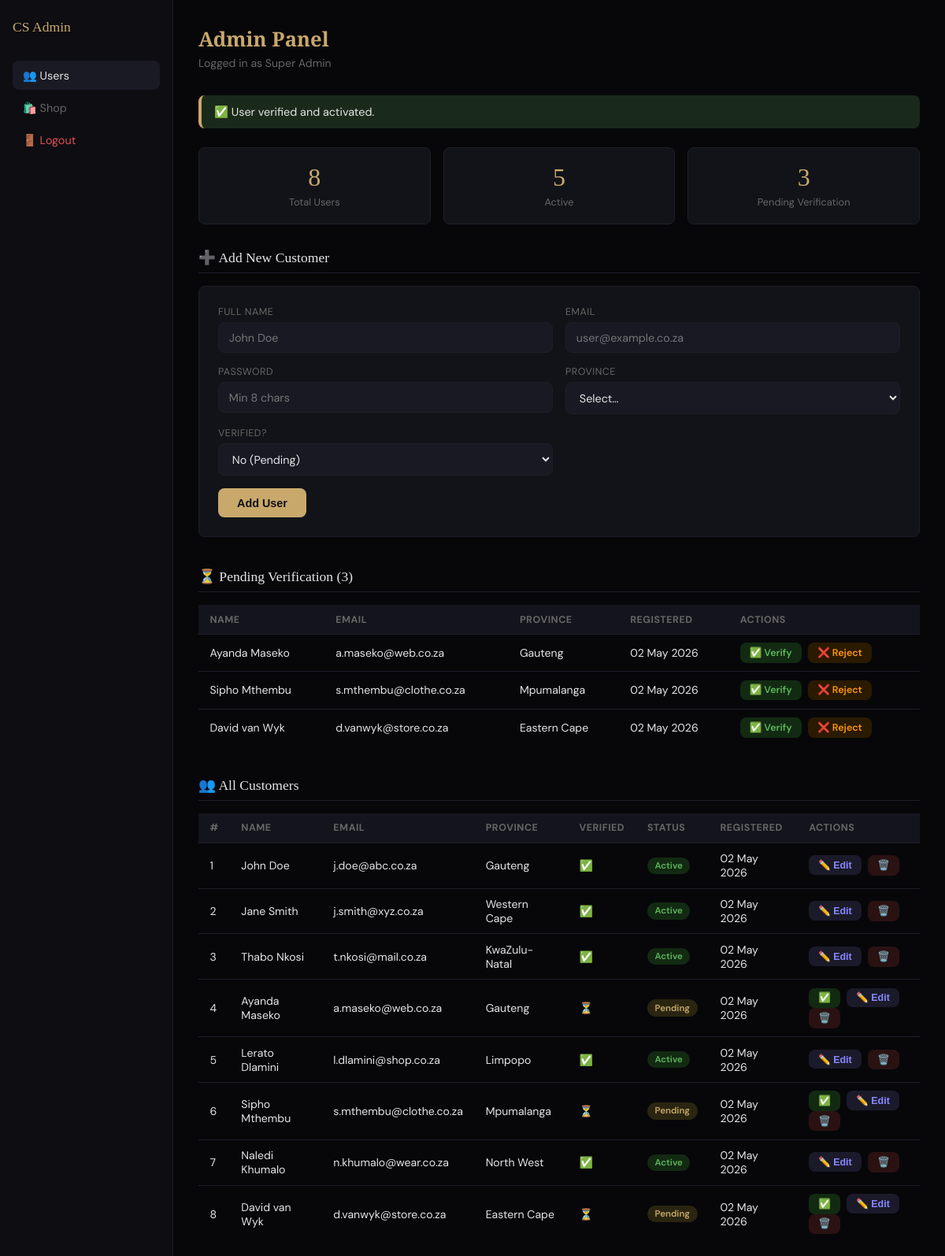
The page /admin/index.php?verify=4 (signed in) on the database its author committed.
### tables this page shows
CREATE TABLE IF NOT EXISTS tblUser (
    userID      INT AUTO_INCREMENT PRIMARY KEY,
    fullName    VARCHAR(100)        NOT NULL,
    email       VARCHAR(150)        NOT NULL UNIQUE,
    password    VARCHAR(255)        NOT NULL,    
    province    VARCHAR(50)         DEFAULT NULL,
    isVerified  TINYINT(1)          NOT NULL DEFAULT 0,   
    status      ENUM('active','inactive','pending') NOT NULL DEFAULT 'pending',
    role        ENUM('buyer','seller')      NOT NULL DEFAULT 'buyer',
    createdAt   DATETIME            NOT NULL DEFAULT CURRENT_TIMESTAMP
);

### admin/index.php (the view, shortened to what this page needs)
<?php
require_once '../DBConn.php';
$msg = '';
if (isset($_GET['verify'])) {
    $msg = "✅ User verified and activated.";
}
$users = $conn->query(
    "SELECT userID, fullName, email, province, isVerified, status, createdAt
     FROM tblUser ORDER BY createdAt DESC"
)->fetch_all(MYSQLI_ASSOC);
$totalUsers   = count($users);
$pending      = count(array_filter($users, fn($u) => $u['status'] === 'pending'));
$active       = count(array_filter($users, fn($u) => $u['status'] === 'active'));
?>
<!DOCTYPE html>
<html lang="en">
<head>
</head>
<body>
<aside>
  <span class="sidebar-logo">CS Admin</span>
  <a href="index.php" class="nav-item active">👥 Users</a>
  <a href="../shop.php" class="nav-item">🛍️ Shop</a>
  <a href="logout.php" class="nav-item danger">🚪 Logout</a>
</aside>
<main>
  <h1>Admin Panel</h1>
  <p class="admin-sub">Logged in as <?= htmlspecialchars($_SESSION['adminName']) ?></p>
  <?php if ($msg): ?>
    <div class="msg"><?= htmlspecialchars($msg) ?></div>
  <?php endif; ?>
  <div class="stats">
    <div class="stat-card"><div class="stat-num"><?= $totalUsers ?></div><div class="stat-lbl">Total Users</div></div>
    <div class="stat-card"><div class="stat-num"><?= $active ?></div><div class="stat-lbl">Active</div></div>
    <div class="stat-card"><div class="stat-num"><?= $pending ?></div><div class="stat-lbl">Pending Verification</div></div>
  </div>
  <div class="section-title">➕ Add New Customer</div>
  <div class="form-card">
    <form method="POST">
      <div class="form-grid">
        <div class="form-group"><label>Full Name</label><input type="text" name="fullName" placeholder="John Doe" required></div>
        <div class="form-group"><label>Email</label><input type="email" name="email" placeholder="user@example.co.za" required></div>
        <div class="form-group"><label>Password</label><input type="password" name="password" placeholder="Min 8 chars" required></div>
        <div class="form-group">
          <label>Province</label>
          <select name="province" required>
            <option value="">Select…</option>
          </select>
        </div>
        <div class="form-group">
          <label>Verified?</label>
          <select name="isVerified">
            <option value="0">No (Pending)</option>
          </select>
        </div>
      </div>
      <button type="submit" class="submit-btn">Add User</button>
    </form>
  </div>
  <?php $pendingUsers = array_filter($users, fn($u) => $u['status'] === 'pending'); ?>
  <div class="section-title">⏳ Pending Verification (<?= count($pendingUsers) ?>)</div>
  <?php if (empty($pendingUsers)): ?>
    <p style="color:var(--muted);margin-bottom:2rem">No pending users.</p>
  <?php else: ?>
    <table>
      <tr><th>Name</th><th>Email</th><th>Province</th><th>Registered</th><th>Actions</th></tr>
      <?php foreach ($pendingUsers as $u): ?>
      <tr>
        <td><?= htmlspecialchars($u['fullName']) ?></td>
        <td><?= htmlspecialchars($u['email']) ?></td>
        <td><?= htmlspecialchars($u['province'] ?? '—') ?></td>
        <td><?= date('d M Y', strtotime($u['createdAt'])) ?></td>
        <td>
          <a href="?verify=<?= $u['userID'] ?>" class="action-btn btn-verify" onclick="return confirm('Verify this user?')">✅ Verify</a>
          <a href="?reject=<?= $u['userID'] ?>" class="action-btn btn-reject" onclick="return confirm('Reject this user?')">❌ Reject</a>
        </td>
      </tr>
      <?php endforeach; ?>
    </table>
  <?php endif; ?>
  <div class="section-title">👥 All Customers</div>
  <table>
    <tr><th>#</th><th>Name</th><th>Email</th><th>Province</th><th>Verified</th><th>Status</th><th>Registered</th><th>Actions</th></tr>
    <?php foreach ($users as $u): ?>
    <tr>
      <td><?= $u['userID'] ?></td>
      <td><?= htmlspecialchars($u['fullName']) ?></td>
      <td><?= htmlspecialchars($u['email']) ?></td>
      <td><?= htmlspecialchars($u['province'] ?? '—') ?></td>
      <td><?= $u['isVerified'] ? '✅' : '⏳' ?></td>
      <td><span class="badge b-<?= $u['status'] ?>"><?= ucfirst($u['status']) ?></span></td>
      <td><?= date('d M Y', strtotime($u['createdAt'])) ?></td>
      <td>
        <?php if ($u['status'] !== 'active'): ?>
          <a href="?verify=<?= $u['userID'] ?>" class="action-btn btn-verify">✅</a>
        <?php endif; ?>
        <button class="action-btn btn-edit" onclick="openEdit(
          <?= $u['userID'] ?>,
          '<?= addslashes($u['fullName']) ?>',
          '<?= addslashes($u['email']) ?>',
          '<?= addslashes($u['province'] ?? '') ?>',
          <?= $u['isVerified'] ?>,
          '<?= $u['status'] ?>'
        )">✏️ Edit</button>
        <a href="?delete=<?= $u['userID'] ?>" class="action-btn btn-delete"
           onclick="return confirm('Permanently delete this user?')">🗑️</a>
      </td>
    </tr>
    <?php endforeach; ?>
  </table>
</main>
</body>
</html>

### admin/index.php (style rules this page uses)
:root { --bg:#07070a; --card:#111318; --gold:#c9a86c; --text:#e5e5e5; --muted:#666; --border:#1e1e28; --radius:8px; }
* { box-sizing:border-box; margin:0; padding:0; }
body { font-family:'DM Sans',sans-serif; background:var(--bg); color:var(--text); display:flex; min-height:100vh; }
aside { width:220px; background:#0d0d12; border-right:1px solid var(--border); padding:1.5rem 1rem; flex-shrink:0; }
.sidebar-logo { font-family:'Playfair Display',serif; color:var(--gold); font-size:1.1rem; margin-bottom:2rem; display:block; }
.nav-item { display:block; padding:.6rem .8rem; color:var(--muted); text-decoration:none; border-radius:var(--radius); font-size:.9rem; margin-bottom:.25rem; }
.nav-item:hover, .nav-item.active { background:#1a1a24; color:var(--text); }
.nav-item.danger { color:#e05252; }
main { flex:1; padding:2rem; overflow-y:auto; }
h1 { font-family:'Playfair Display',serif; color:var(--gold); font-size:1.6rem; margin-bottom:.25rem; }
.admin-sub { color:var(--muted); font-size:.88rem; margin-bottom:2rem; }
.stats { display:grid; grid-template-columns:repeat(3,1fr); gap:1rem; margin-bottom:2rem; }
.stat-card { background:var(--card); border:1px solid var(--border); border-radius:var(--radius); padding:1.2rem; text-align:center; }
.stat-num { font-family:'Playfair Display',serif; color:var(--gold); font-size:2rem; }
.stat-lbl { color:var(--muted); font-size:.8rem; margin-top:.25rem; }
.msg { background:#1a2a1a; border-left:4px solid var(--gold); padding:.75rem 1rem; border-radius:var(--radius); margin-bottom:1.5rem; font-size:.9rem; }
.section-title { font-family:'Playfair Display',serif; color:var(--text); font-size:1.1rem; margin-bottom:1rem; border-bottom:1px solid var(--border); padding-bottom:.5rem; }
table { width:100%; border-collapse:collapse; margin-bottom:2.5rem; font-size:.88rem; }
th { background:#14141c; padding:.65rem .9rem; text-align:left; color:var(--muted); font-size:.78rem; text-transform:uppercase; letter-spacing:.04em; border-bottom:1px solid var(--border); }
td { padding:.65rem .9rem; border-bottom:1px solid var(--border); vertical-align:middle; }
tr:last-child td { border-bottom:none; }
.badge { display:inline-block; padding:.2rem .6rem; border-radius:20px; font-size:.72rem; font-weight:600; }
.b-active { background:#122a12; color:#5cb85c; }
.b-pending { background:#2a2510; color:#c9a86c; }
.action-btn { padding:.3rem .75rem; border:none; border-radius:var(--radius); cursor:pointer; font-size:.78rem; font-weight:600; margin-right:.3rem; text-decoration:none; display:inline-block; }
.btn-verify { background:#122a12; color:#5cb85c; }
.btn-reject { background:#2a1a00; color:#ff9800; }
.btn-delete { background:#2a1212; color:#e05252; }
.btn-edit { background:#1a1a2a; color:#8888ff; }
.form-card { background:var(--card); border:1px solid var(--border); border-radius:var(--radius); padding:1.5rem; margin-bottom:2.5rem; }
.form-grid { display:grid; grid-template-columns:1fr 1fr; gap:1rem; }
.form-group { display:flex; flex-direction:column; gap:.3rem; }
label { font-size:.78rem; color:var(--muted); text-transform:uppercase; letter-spacing:.04em; }
input, select { background:#191924; border:1px solid var(--border); color:var(--text); padding:.6rem .8rem; border-radius:var(--radius); font-family:'DM Sans',sans-serif; font-size:.9rem; }
select option { background:#191924; }
.submit-btn { margin-top:1rem; padding:.65rem 1.5rem; background:var(--gold); color:#111; border:none; border-radius:var(--radius); cursor:pointer; font-weight:700; font-size:.9rem; }

### rows shown on the page
tbluser: fullName "Ayanda Maseko", email "a.maseko@web.co.za", province "Gauteng", createdAt "02 May 2026", userID "4", status "Pending"
tbluser: fullName "Sipho Mthembu", email "s.mthembu@clothe.co.za", province "Mpumalanga", createdAt "02 May 2026", userID "6", status "Pending"
tbluser: fullName "David van Wyk", email "d.vanwyk@store.co.za", province "Eastern Cape", createdAt "02 May 2026", userID "8", status "Pending"
tbluser: userID "1", fullName "John Doe", email "j.doe@abc.co.za", province "Gauteng", status "Active", createdAt "02 May 2026"
tbluser: userID "2", fullName "Jane Smith", email "j.smith@xyz.co.za", province "Western Cape", status "Active", createdAt "02 May 2026"
tbluser: userID "3", fullName "Thabo Nkosi", email "t.nkosi@mail.co.za", province "KwaZulu-Natal", status "Active", createdAt "02 May 2026"
tbluser: userID "5", fullName "Lerato Dlamini", email "l.dlamini@shop.co.za", province "Limpopo", status "Active", createdAt "02 May 2026"
tbluser: userID "7", fullName "Naledi Khumalo", email "n.khumalo@wear.co.za", province "North West", status "Active", createdAt "02 May 2026"

### other values the page prints
$_SESSION['adminName'] "Super Admin"
$msg "✅ User verified and activated."
$totalUsers "8"
$active "5"
$pending "3"
count($pendingUsers) "3"
